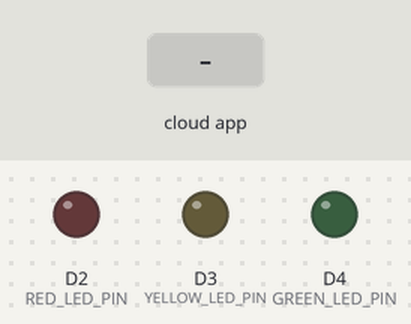
Simulated run of this sketch. Board: Arduino MKR. Shown: output pins drawn as LEDs (lit = HIGH). Inputs (shaded band) come from the test bench. WiFi joins after 1.5 s; servers stay silent unless stated; the Firebase database answers and starts empty; what the sketch prints to the serial monitor is not drawn.

Above: at 3.0 s.
3.1 s: the phone or cloud app sets redLightStatus to 1
At 4.2 s:
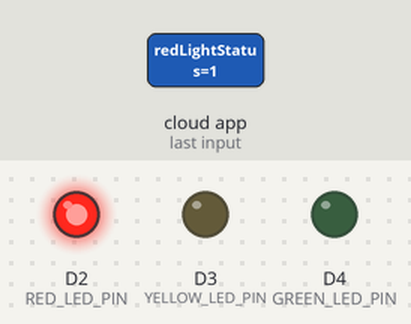
5.1 s: the phone or cloud app sets yellowLightStatus to 1
At 5.7 s:
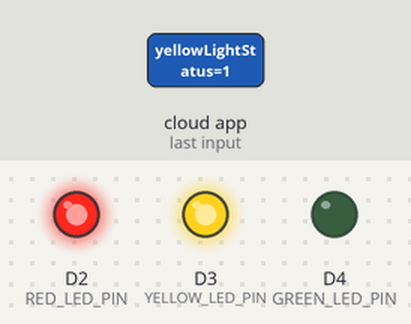
6.9 s: the phone or cloud app sets greenLightStatus to 1
At 8.3 s:
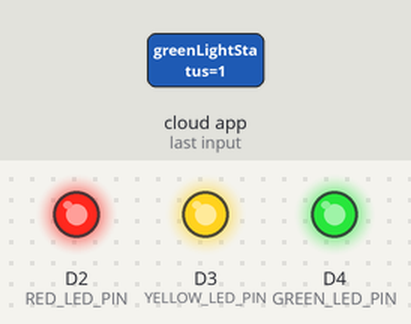
8.7 s: the phone or cloud app sets redLightStatus to 0
At 9.7 s:
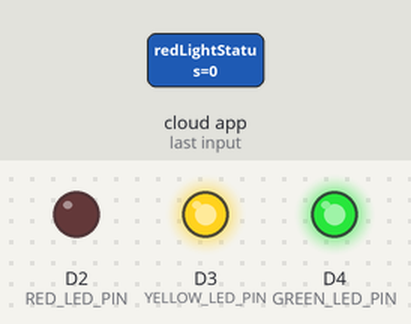
10.6 s: the phone or cloud app sets yellowLightStatus to 0
At 11.2 s:
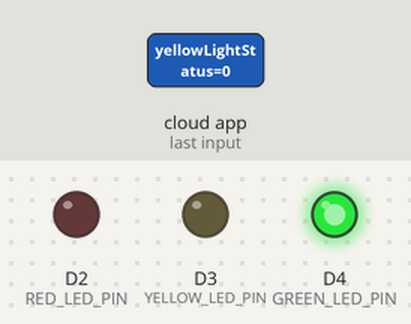
12.4 s: the phone or cloud app sets redLightStatus to 1
At 13.5 s:
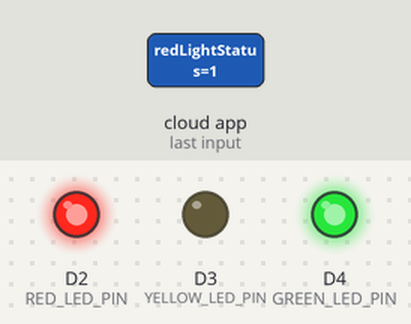
Timing chart, 0 to 14.9 s (numbered marks = the images above; inputs shaded):
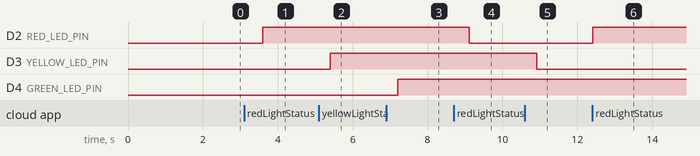

The sketch:

done.ino
```cpp
#include <WiFiNINA.h>
#include <Firebase_Arduino_WiFiNINA.h>

// WiFi credentials
#define WIFI_SSID "Vivo"
#define WIFI_PASSWORD "abcdefgh"

// Firebase project configuration
#define FIREBASE_HOST "traffic-1ed25-default-rtdb.asia-southeast1.firebasedatabase.app"
#define FIREBASE_AUTH "AIzaSyBuz0Ku1uDT-7_Xz7h_lYmywtSORiwRhIs"

// LED pin configuration
#define RED_LED_PIN 2
#define YELLOW_LED_PIN 3
#define GREEN_LED_PIN 4

// Initialize Firebase Data object
FirebaseData firebaseData;

void setup() {
  Serial.begin(115200);

  // Initialize LED pins
  pinMode(RED_LED_PIN, OUTPUT);
  pinMode(YELLOW_LED_PIN, OUTPUT);
  pinMode(GREEN_LED_PIN, OUTPUT);

  // Turn off all LEDs initially
  digitalWrite(RED_LED_PIN, LOW);
  digitalWrite(YELLOW_LED_PIN, LOW);
  digitalWrite(GREEN_LED_PIN, LOW);

  // Connect to WiFi
  Serial.print("Connecting to WiFi");
  int status = WL_IDLE_STATUS;
  while (status != WL_CONNECTED) {
    status = WiFi.begin(WIFI_SSID, WIFI_PASSWORD);
    Serial.print(".");
    delay(300);
  }
  Serial.println();
  Serial.print("Connected with IP: ");
  Serial.println(WiFi.localIP());

  // Initialize Firebase
  Firebase.begin(FIREBASE_HOST, FIREBASE_AUTH, WIFI_SSID, WIFI_PASSWORD);
  Firebase.reconnectWiFi(true);
}

void loop() {
  // Check and update Red Light
  if (Firebase.getString(firebaseData, "/redLightStatus")) {
    updateLight(RED_LED_PIN, firebaseData.stringData().toInt());
  }

  // Check and update Yellow Light
  if (Firebase.getString(firebaseData, "/yellowLightStatus")) {
    updateLight(YELLOW_LED_PIN, firebaseData.stringData().toInt());
  }

  // Check and update Green Light
  if (Firebase.getString(firebaseData, "/greenLightStatus")) {
    updateLight(GREEN_LED_PIN, firebaseData.stringData().toInt());
  }

  delay(100); // Short delay to prevent excessive Firebase requests
}

void updateLight(int pin, int status) {
  digitalWrite(pin, status == 1 ? HIGH : LOW);
}
```

Measured:
- after the input at 3.1 s, D2 (RED_LED_PIN): LOW → HIGH after 0.50 s
- after the input at 5.1 s, D3 (YELLOW_LED_PIN): LOW → HIGH after 0.30 s
- after the input at 6.9 s, D4 (GREEN_LED_PIN): LOW → HIGH after 0.31 s
- after the input at 8.7 s, D2 (RED_LED_PIN): HIGH → LOW after 0.41 s
- after the input at 10.6 s, D3 (YELLOW_LED_PIN): HIGH → LOW after 0.31 s
- after the input at 12.4 s, D2 (RED_LED_PIN): LOW → HIGH at once
